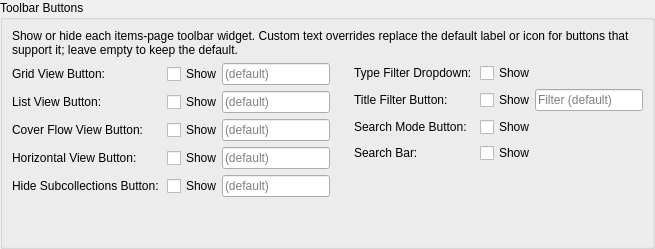
<?xml version="1.0" encoding="UTF-8"?>
<ui version="4.0">
 <class>ToolbarPanel</class>
 <widget class="QWidget" name="ToolbarPanel">
  <layout class="QVBoxLayout" name="rootLayout">
   <property name="leftMargin"><number>0</number></property>
   <property name="topMargin"><number>0</number></property>
   <property name="rightMargin"><number>0</number></property>
   <property name="bottomMargin"><number>0</number></property>
   <item>
    <widget class="QGroupBox" name="toolbarGroupBox">
     <property name="title"><string>Toolbar Buttons</string></property>
     <layout class="QVBoxLayout" name="toolbarGroupBoxLayout">
      <item>
       <widget class="QLabel" name="toolbarHelpLabel">
        <property name="wordWrap"><bool>true</bool></property>
        <property name="text"><string>Show or hide each items-page toolbar widget. Custom text overrides replace the default label or icon for buttons that support it; leave empty to keep the default.</string></property>
       </widget>
      </item>
      <item>
       <layout class="QHBoxLayout" name="toolbarRowLayout">
        <property name="spacing"><number>24</number></property>
        <item>
         <widget class="QWidget" name="toolbarColLeft" native="true">
          <property name="sizePolicy">
           <sizepolicy hsizetype="Expanding" vsizetype="Preferred"><horstretch>0</horstretch><verstretch>0</verstretch></sizepolicy>
          </property>
          <layout class="QFormLayout" name="toolbarFormLeft">
           <property name="formAlignment"><set>Qt::AlignmentFlag::AlignLeft|Qt::AlignmentFlag::AlignTop</set></property>
           <property name="horizontalSpacing"><number>8</number></property>
           <property name="verticalSpacing"><number>6</number></property>
           <property name="leftMargin"><number>0</number></property>
           <property name="topMargin"><number>0</number></property>
           <property name="rightMargin"><number>0</number></property>
           <property name="bottomMargin"><number>0</number></property>
           <property name="fieldGrowthPolicy"><enum>QFormLayout::FieldGrowthPolicy::FieldsStayAtSizeHint</enum></property>
           <item row="0" column="0">
            <widget class="QLabel" name="toolbarGridViewLabel"><property name="text"><string>Grid View Button:</string></property></widget>
           </item>
           <item row="0" column="1">
            <layout class="QHBoxLayout" name="toolbarGridViewLayout">
             <item><widget class="QCheckBox" name="toolbarGridViewVisibleCheckBox"><property name="text"><string>Show</string></property></widget></item>
             <item><widget class="QLineEdit" name="toolbarGridViewTextEdit"><property name="placeholderText"><string>(default)</string></property><property name="toolTip"><string>Custom label or icon character; leave blank to keep the default.</string></property></widget></item>
            </layout>
           </item>
           <item row="1" column="0">
            <widget class="QLabel" name="toolbarListViewLabel"><property name="text"><string>List View Button:</string></property></widget>
           </item>
           <item row="1" column="1">
            <layout class="QHBoxLayout" name="toolbarListViewLayout">
             <item><widget class="QCheckBox" name="toolbarListViewVisibleCheckBox"><property name="text"><string>Show</string></property></widget></item>
             <item><widget class="QLineEdit" name="toolbarListViewTextEdit"><property name="placeholderText"><string>(default)</string></property><property name="toolTip"><string>Custom label or icon character; leave blank to keep the default.</string></property></widget></item>
            </layout>
           </item>
           <item row="2" column="0">
            <widget class="QLabel" name="toolbarCoverFlowViewLabel"><property name="text"><string>Cover Flow View Button:</string></property></widget>
           </item>
           <item row="2" column="1">
            <layout class="QHBoxLayout" name="toolbarCoverFlowViewLayout">
             <item><widget class="QCheckBox" name="toolbarCoverFlowViewVisibleCheckBox"><property name="text"><string>Show</string></property></widget></item>
             <item><widget class="QLineEdit" name="toolbarCoverFlowViewTextEdit"><property name="placeholderText"><string>(default)</string></property><property name="toolTip"><string>Custom label or icon character; leave blank to keep the default.</string></property></widget></item>
            </layout>
           </item>
           <item row="3" column="0">
            <widget class="QLabel" name="toolbarHorizontalViewLabel"><property name="text"><string>Horizontal View Button:</string></property></widget>
           </item>
           <item row="3" column="1">
            <layout class="QHBoxLayout" name="toolbarHorizontalViewLayout">
             <item><widget class="QCheckBox" name="toolbarHorizontalViewVisibleCheckBox"><property name="text"><string>Show</string></property></widget></item>
             <item><widget class="QLineEdit" name="toolbarHorizontalViewTextEdit"><property name="placeholderText"><string>(default)</string></property><property name="toolTip"><string>Custom label or icon character; leave blank to keep the default.</string></property></widget></item>
            </layout>
           </item>
           <item row="4" column="0">
            <widget class="QLabel" name="toolbarHideSubcollectionsLabel"><property name="text"><string>Hide Subcollections Button:</string></property></widget>
           </item>
           <item row="4" column="1">
            <layout class="QHBoxLayout" name="toolbarHideSubcollectionsLayout">
             <item><widget class="QCheckBox" name="toolbarHideSubcollectionsVisibleCheckBox"><property name="text"><string>Show</string></property></widget></item>
             <item><widget class="QLineEdit" name="toolbarHideSubcollectionsTextEdit"><property name="placeholderText"><string>(default)</string></property><property name="toolTip"><string>Custom label or icon character; leave blank to keep the default.</string></property></widget></item>
            </layout>
           </item>
          </layout>
         </widget>
        </item>
        <item>
         <widget class="QWidget" name="toolbarColRight" native="true">
          <property name="sizePolicy">
           <sizepolicy hsizetype="Expanding" vsizetype="Preferred"><horstretch>0</horstretch><verstretch>0</verstretch></sizepolicy>
          </property>
          <layout class="QFormLayout" name="toolbarFormRight">
           <property name="formAlignment"><set>Qt::AlignmentFlag::AlignLeft|Qt::AlignmentFlag::AlignTop</set></property>
           <property name="horizontalSpacing"><number>8</number></property>
           <property name="verticalSpacing"><number>6</number></property>
           <property name="leftMargin"><number>0</number></property>
           <property name="topMargin"><number>0</number></property>
           <property name="rightMargin"><number>0</number></property>
           <property name="bottomMargin"><number>0</number></property>
           <property name="fieldGrowthPolicy"><enum>QFormLayout::FieldGrowthPolicy::FieldsStayAtSizeHint</enum></property>
           <item row="0" column="0">
            <widget class="QLabel" name="toolbarTypeFilterLabel"><property name="text"><string>Type Filter Dropdown:</string></property></widget>
           </item>
           <item row="0" column="1">
            <widget class="QCheckBox" name="toolbarTypeFilterVisibleCheckBox"><property name="text"><string>Show</string></property></widget>
           </item>
           <item row="1" column="0">
            <widget class="QLabel" name="toolbarTitleFilterLabel"><property name="text"><string>Title Filter Button:</string></property></widget>
           </item>
           <item row="1" column="1">
            <layout class="QHBoxLayout" name="toolbarTitleFilterLayout">
             <item><widget class="QCheckBox" name="toolbarTitleFilterVisibleCheckBox"><property name="text"><string>Show</string></property></widget></item>
             <item><widget class="QLineEdit" name="toolbarTitleFilterTextEdit"><property name="placeholderText"><string>Filter (default)</string></property><property name="toolTip"><string>Custom label for the title-filter button; leave blank to keep the default.</string></property></widget></item>
            </layout>
           </item>
           <item row="2" column="0">
            <widget class="QLabel" name="toolbarSearchModeLabel"><property name="text"><string>Search Mode Button:</string></property></widget>
           </item>
           <item row="2" column="1">
            <widget class="QCheckBox" name="toolbarSearchModeVisibleCheckBox"><property name="text"><string>Show</string></property></widget>
           </item>
           <item row="3" column="0">
            <widget class="QLabel" name="toolbarSearchBarLabel"><property name="text"><string>Search Bar:</string></property></widget>
           </item>
           <item row="3" column="1">
            <widget class="QCheckBox" name="toolbarSearchBarVisibleCheckBox"><property name="text"><string>Show</string></property></widget>
           </item>
          </layout>
         </widget>
        </item>
       </layout>
      </item>
      <item>
       <spacer name="toolbarVerticalSpacer">
        <property name="orientation"><enum>Qt::Orientation::Vertical</enum></property>
        <property name="sizeHint" stdset="0"><size><width>20</width><height>40</height></size></property>
       </spacer>
      </item>
     </layout>
    </widget>
   </item>
  </layout>
 </widget>
 <resources/>
 <connections/>
</ui>
